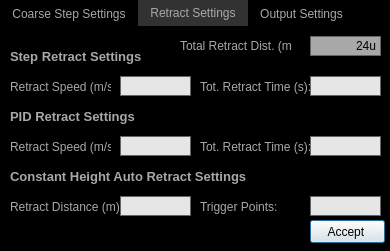
<?xml version="1.0" encoding="UTF-8"?>
<ui version="4.0">
 <class>Dialog</class>
 <widget class="QDialog" name="Dialog">
  <property name="geometry">
   <rect>
    <x>0</x>
    <y>0</y>
    <width>390</width>
    <height>251</height>
   </rect>
  </property>
  <property name="sizePolicy">
   <sizepolicy hsizetype="Fixed" vsizetype="Fixed">
    <horstretch>0</horstretch>
    <verstretch>0</verstretch>
   </sizepolicy>
  </property>
  <property name="minimumSize">
   <size>
    <width>390</width>
    <height>251</height>
   </size>
  </property>
  <property name="maximumSize">
   <size>
    <width>390</width>
    <height>251</height>
   </size>
  </property>
  <property name="windowTitle">
   <string>General Approach Settings</string>
  </property>
  <property name="windowIcon">
   <iconset resource="../Resources/nSOTScannerResources.qrc">
    <normaloff>:/nSOTScanner/Pictures/jj_schema.svg</normaloff>:/nSOTScanner/Pictures/jj_schema.svg</iconset>
  </property>
  <property name="styleSheet">
   <string notr="true">#Dialog{background-color: rgb(0,0,0);}

QLabel{
color:rgb(168,168,168)
}

QLineEdit{
border: 1px solid rgb(100,100,100);
background-color:rgb(230,230,230);
}
</string>
  </property>
  <widget class="QTabWidget" name="tabWidget">
   <property name="geometry">
    <rect>
     <x>0</x>
     <y>0</y>
     <width>391</width>
     <height>231</height>
    </rect>
   </property>
   <property name="styleSheet">
    <string notr="true">QTabWidget::pane { border: 0; }
QTabBar::tab{background: black;
color: rgb(168,168,168);
}
QTabBar::tab:selected {background: rgb(50,50,50);}</string>
   </property>
   <property name="currentIndex">
    <number>1</number>
   </property>
   <widget class="QWidget" name="tab">
    <property name="styleSheet">
     <string notr="true">#tab{
background: black
}</string>
    </property>
    <attribute name="title">
     <string>Coarse Step Settings</string>
    </attribute>
    <widget class="QLineEdit" name="lineEdit_JPE_Steps">
     <property name="geometry">
      <rect>
       <x>100</x>
       <y>50</y>
       <width>71</width>
       <height>20</height>
      </rect>
     </property>
     <property name="text">
      <string/>
     </property>
     <property name="alignment">
      <set>Qt::AlignRight|Qt::AlignTrailing|Qt::AlignVCenter</set>
     </property>
    </widget>
    <widget class="QLabel" name="label_10">
     <property name="geometry">
      <rect>
       <x>110</x>
       <y>110</y>
       <width>111</width>
       <height>22</height>
      </rect>
     </property>
     <property name="text">
      <string>Frequency (Hz):</string>
     </property>
    </widget>
    <widget class="QLabel" name="label_11">
     <property name="geometry">
      <rect>
       <x>10</x>
       <y>50</y>
       <width>111</width>
       <height>22</height>
      </rect>
     </property>
     <property name="text">
      <string>Num Steps:</string>
     </property>
    </widget>
    <widget class="QLabel" name="label_title_8">
     <property name="geometry">
      <rect>
       <x>130</x>
       <y>10</y>
       <width>141</width>
       <height>20</height>
      </rect>
     </property>
     <property name="font">
      <font>
       <pointsize>10</pointsize>
       <weight>75</weight>
       <bold>true</bold>
      </font>
     </property>
     <property name="styleSheet">
      <string notr="true">#label_title{
color:rgb(168,168,168)
}</string>
     </property>
     <property name="text">
      <string>JPE Step Settings</string>
     </property>
     <property name="alignment">
      <set>Qt::AlignLeading|Qt::AlignLeft|Qt::AlignVCenter</set>
     </property>
    </widget>
    <widget class="QLineEdit" name="lineEdit_JPE_Size">
     <property name="geometry">
      <rect>
       <x>295</x>
       <y>50</y>
       <width>71</width>
       <height>20</height>
      </rect>
     </property>
     <property name="text">
      <string/>
     </property>
     <property name="alignment">
      <set>Qt::AlignRight|Qt::AlignTrailing|Qt::AlignVCenter</set>
     </property>
    </widget>
    <widget class="QLabel" name="label_12">
     <property name="geometry">
      <rect>
       <x>200</x>
       <y>50</y>
       <width>81</width>
       <height>22</height>
      </rect>
     </property>
     <property name="text">
      <string>Rel. Step Size:</string>
     </property>
    </widget>
    <widget class="QLineEdit" name="lineEdit_JPE_Freq">
     <property name="geometry">
      <rect>
       <x>200</x>
       <y>110</y>
       <width>71</width>
       <height>20</height>
      </rect>
     </property>
     <property name="text">
      <string/>
     </property>
     <property name="alignment">
      <set>Qt::AlignRight|Qt::AlignTrailing|Qt::AlignVCenter</set>
     </property>
    </widget>
    <widget class="QLabel" name="label_13">
     <property name="geometry">
      <rect>
       <x>10</x>
       <y>150</y>
       <width>361</width>
       <height>31</height>
      </rect>
     </property>
     <property name="text">
      <string>Note: Additional settings (including temperature and tip height) must be set through the JPE Manual Control module</string>
     </property>
     <property name="wordWrap">
      <bool>true</bool>
     </property>
    </widget>
   </widget>
   <widget class="QWidget" name="tab_2">
    <property name="styleSheet">
     <string notr="true">#tab_2{background: black}</string>
    </property>
    <attribute name="title">
     <string>Retract Settings</string>
    </attribute>
    <widget class="QLineEdit" name="lineEdit_Step_Retract_Speed">
     <property name="geometry">
      <rect>
       <x>120</x>
       <y>50</y>
       <width>71</width>
       <height>20</height>
      </rect>
     </property>
     <property name="text">
      <string/>
     </property>
     <property name="alignment">
      <set>Qt::AlignRight|Qt::AlignTrailing|Qt::AlignVCenter</set>
     </property>
    </widget>
    <widget class="QLabel" name="label_23">
     <property name="geometry">
      <rect>
       <x>10</x>
       <y>50</y>
       <width>101</width>
       <height>22</height>
      </rect>
     </property>
     <property name="text">
      <string>Retract Speed (m/s):</string>
     </property>
    </widget>
    <widget class="QLineEdit" name="lineEdit_PID_Retract_Time">
     <property name="geometry">
      <rect>
       <x>310</x>
       <y>110</y>
       <width>71</width>
       <height>20</height>
      </rect>
     </property>
     <property name="text">
      <string/>
     </property>
     <property name="alignment">
      <set>Qt::AlignRight|Qt::AlignTrailing|Qt::AlignVCenter</set>
     </property>
    </widget>
    <widget class="QLabel" name="label_25">
     <property name="geometry">
      <rect>
       <x>10</x>
       <y>110</y>
       <width>101</width>
       <height>22</height>
      </rect>
     </property>
     <property name="text">
      <string>Retract Speed (m/s):</string>
     </property>
    </widget>
    <widget class="QLineEdit" name="lineEdit_PID_Retract_Speed">
     <property name="geometry">
      <rect>
       <x>120</x>
       <y>110</y>
       <width>71</width>
       <height>20</height>
      </rect>
     </property>
     <property name="text">
      <string/>
     </property>
     <property name="alignment">
      <set>Qt::AlignRight|Qt::AlignTrailing|Qt::AlignVCenter</set>
     </property>
    </widget>
    <widget class="QLabel" name="label_title_7">
     <property name="geometry">
      <rect>
       <x>10</x>
       <y>80</y>
       <width>311</width>
       <height>20</height>
      </rect>
     </property>
     <property name="font">
      <font>
       <pointsize>10</pointsize>
       <weight>75</weight>
       <bold>true</bold>
      </font>
     </property>
     <property name="styleSheet">
      <string notr="true">#label_title{
color:rgb(168,168,168)
}</string>
     </property>
     <property name="text">
      <string>PID Retract Settings</string>
     </property>
     <property name="alignment">
      <set>Qt::AlignLeading|Qt::AlignLeft|Qt::AlignVCenter</set>
     </property>
    </widget>
    <widget class="QLabel" name="label_8">
     <property name="geometry">
      <rect>
       <x>180</x>
       <y>10</y>
       <width>111</width>
       <height>20</height>
      </rect>
     </property>
     <property name="text">
      <string>Total Retract Dist. (m):</string>
     </property>
    </widget>
    <widget class="QLineEdit" name="lineEdit_Atto_Retract_Distance">
     <property name="geometry">
      <rect>
       <x>310</x>
       <y>10</y>
       <width>71</width>
       <height>20</height>
      </rect>
     </property>
     <property name="styleSheet">
      <string notr="true">#lineEdit_Atto_Retract_Distance{
background: rgb(168,168,168);
}</string>
     </property>
     <property name="text">
      <string>24u</string>
     </property>
     <property name="alignment">
      <set>Qt::AlignRight|Qt::AlignTrailing|Qt::AlignVCenter</set>
     </property>
     <property name="readOnly">
      <bool>true</bool>
     </property>
    </widget>
    <widget class="QLabel" name="label_26">
     <property name="geometry">
      <rect>
       <x>200</x>
       <y>110</y>
       <width>121</width>
       <height>22</height>
      </rect>
     </property>
     <property name="text">
      <string>Tot. Retract Time (s):</string>
     </property>
    </widget>
    <widget class="QLabel" name="label_title_11">
     <property name="geometry">
      <rect>
       <x>10</x>
       <y>20</y>
       <width>311</width>
       <height>20</height>
      </rect>
     </property>
     <property name="font">
      <font>
       <pointsize>10</pointsize>
       <weight>75</weight>
       <bold>true</bold>
      </font>
     </property>
     <property name="styleSheet">
      <string notr="true">#label_title{
color:rgb(168,168,168)
}</string>
     </property>
     <property name="text">
      <string>Step Retract Settings</string>
     </property>
     <property name="alignment">
      <set>Qt::AlignLeading|Qt::AlignLeft|Qt::AlignVCenter</set>
     </property>
    </widget>
    <widget class="QLineEdit" name="lineEdit_Step_Retract_Time">
     <property name="geometry">
      <rect>
       <x>310</x>
       <y>50</y>
       <width>71</width>
       <height>20</height>
      </rect>
     </property>
     <property name="text">
      <string/>
     </property>
     <property name="alignment">
      <set>Qt::AlignRight|Qt::AlignTrailing|Qt::AlignVCenter</set>
     </property>
    </widget>
    <widget class="QLabel" name="label_28">
     <property name="geometry">
      <rect>
       <x>200</x>
       <y>50</y>
       <width>121</width>
       <height>22</height>
      </rect>
     </property>
     <property name="text">
      <string>Tot. Retract Time (s):</string>
     </property>
    </widget>
    <widget class="QLabel" name="label_24">
     <property name="geometry">
      <rect>
       <x>10</x>
       <y>170</y>
       <width>111</width>
       <height>22</height>
      </rect>
     </property>
     <property name="text">
      <string>Retract Distance (m):</string>
     </property>
    </widget>
    <widget class="QLineEdit" name="lineEdit_AutoRetractDist">
     <property name="geometry">
      <rect>
       <x>120</x>
       <y>170</y>
       <width>71</width>
       <height>20</height>
      </rect>
     </property>
     <property name="text">
      <string/>
     </property>
     <property name="alignment">
      <set>Qt::AlignRight|Qt::AlignTrailing|Qt::AlignVCenter</set>
     </property>
    </widget>
    <widget class="QLabel" name="label_title_13">
     <property name="geometry">
      <rect>
       <x>10</x>
       <y>140</y>
       <width>311</width>
       <height>20</height>
      </rect>
     </property>
     <property name="font">
      <font>
       <pointsize>10</pointsize>
       <weight>75</weight>
       <bold>true</bold>
      </font>
     </property>
     <property name="styleSheet">
      <string notr="true">#label_title{
color:rgb(168,168,168)
}</string>
     </property>
     <property name="text">
      <string>Constant Height Auto Retract Settings</string>
     </property>
     <property name="alignment">
      <set>Qt::AlignLeading|Qt::AlignLeft|Qt::AlignVCenter</set>
     </property>
    </widget>
    <widget class="QLineEdit" name="lineEdit_AutoRetractPoints">
     <property name="geometry">
      <rect>
       <x>310</x>
       <y>170</y>
       <width>71</width>
       <height>20</height>
      </rect>
     </property>
     <property name="text">
      <string/>
     </property>
     <property name="alignment">
      <set>Qt::AlignRight|Qt::AlignTrailing|Qt::AlignVCenter</set>
     </property>
    </widget>
    <widget class="QLabel" name="label_29">
     <property name="geometry">
      <rect>
       <x>200</x>
       <y>170</y>
       <width>111</width>
       <height>22</height>
      </rect>
     </property>
     <property name="text">
      <string>Trigger Points:</string>
     </property>
    </widget>
   </widget>
   <widget class="QWidget" name="tab_3">
    <property name="styleSheet">
     <string notr="true">#tab_3{
background: black
}</string>
    </property>
    <attribute name="title">
     <string>Output Settings</string>
    </attribute>
    <widget class="QLabel" name="label_9">
     <property name="geometry">
      <rect>
       <x>10</x>
       <y>140</y>
       <width>81</width>
       <height>22</height>
      </rect>
     </property>
     <property name="text">
      <string>Toggle out:</string>
     </property>
    </widget>
    <widget class="QComboBox" name="comboBox_Sumboard_Toggle">
     <property name="geometry">
      <rect>
       <x>90</x>
       <y>140</y>
       <width>81</width>
       <height>22</height>
      </rect>
     </property>
     <property name="currentIndex">
      <number>0</number>
     </property>
     <item>
      <property name="text">
       <string>DC Box 1</string>
      </property>
     </item>
     <item>
      <property name="text">
       <string>DC Box 2</string>
      </property>
     </item>
     <item>
      <property name="text">
       <string>DC Box 3</string>
      </property>
     </item>
     <item>
      <property name="text">
       <string>DC Box 4</string>
      </property>
     </item>
     <item>
      <property name="text">
       <string>DC Box 5</string>
      </property>
     </item>
     <item>
      <property name="text">
       <string>DC Box 6</string>
      </property>
     </item>
     <item>
      <property name="text">
       <string>DC Box 7</string>
      </property>
     </item>
     <item>
      <property name="text">
       <string>DC Box 8</string>
      </property>
     </item>
    </widget>
    <widget class="QLabel" name="label_title_9">
     <property name="geometry">
      <rect>
       <x>10</x>
       <y>110</y>
       <width>181</width>
       <height>20</height>
      </rect>
     </property>
     <property name="font">
      <font>
       <pointsize>10</pointsize>
       <weight>75</weight>
       <bold>true</bold>
      </font>
     </property>
     <property name="styleSheet">
      <string notr="true">#label_title{
color:rgb(168,168,168)
}</string>
     </property>
     <property name="text">
      <string>Summing Board Toggle</string>
     </property>
     <property name="alignment">
      <set>Qt::AlignLeading|Qt::AlignLeft|Qt::AlignVCenter</set>
     </property>
    </widget>
    <widget class="QComboBox" name="comboBox_PID_Out">
     <property name="geometry">
      <rect>
       <x>90</x>
       <y>60</y>
       <width>81</width>
       <height>22</height>
      </rect>
     </property>
     <property name="currentIndex">
      <number>0</number>
     </property>
     <item>
      <property name="text">
       <string>Aux Out 1</string>
      </property>
     </item>
     <item>
      <property name="text">
       <string>Aux Out 2</string>
      </property>
     </item>
     <item>
      <property name="text">
       <string>Aux Out 3</string>
      </property>
     </item>
    </widget>
    <widget class="QLabel" name="label_27">
     <property name="geometry">
      <rect>
       <x>10</x>
       <y>60</y>
       <width>81</width>
       <height>22</height>
      </rect>
     </property>
     <property name="text">
      <string>Z  Out:</string>
     </property>
    </widget>
    <widget class="QLabel" name="label_title_10">
     <property name="geometry">
      <rect>
       <x>10</x>
       <y>30</y>
       <width>311</width>
       <height>20</height>
      </rect>
     </property>
     <property name="font">
      <font>
       <pointsize>10</pointsize>
       <weight>75</weight>
       <bold>true</bold>
      </font>
     </property>
     <property name="styleSheet">
      <string notr="true">#label_title{
color:rgb(168,168,168)
}</string>
     </property>
     <property name="text">
      <string>PID Output Settings</string>
     </property>
     <property name="alignment">
      <set>Qt::AlignLeading|Qt::AlignLeft|Qt::AlignVCenter</set>
     </property>
    </widget>
    <widget class="QLabel" name="label_7">
     <property name="geometry">
      <rect>
       <x>210</x>
       <y>60</y>
       <width>81</width>
       <height>22</height>
      </rect>
     </property>
     <property name="text">
      <string>Z  Out:</string>
     </property>
    </widget>
    <widget class="QComboBox" name="comboBox_Step_Out">
     <property name="geometry">
      <rect>
       <x>290</x>
       <y>60</y>
       <width>81</width>
       <height>22</height>
      </rect>
     </property>
     <property name="currentIndex">
      <number>0</number>
     </property>
     <item>
      <property name="text">
       <string>DAC 1</string>
      </property>
     </item>
     <item>
      <property name="text">
       <string>DAC 2</string>
      </property>
     </item>
     <item>
      <property name="text">
       <string>DAC 3</string>
      </property>
     </item>
     <item>
      <property name="text">
       <string>DAC 4</string>
      </property>
     </item>
    </widget>
    <widget class="QLabel" name="label_title_12">
     <property name="geometry">
      <rect>
       <x>210</x>
       <y>30</y>
       <width>311</width>
       <height>20</height>
      </rect>
     </property>
     <property name="font">
      <font>
       <pointsize>10</pointsize>
       <weight>75</weight>
       <bold>true</bold>
      </font>
     </property>
     <property name="styleSheet">
      <string notr="true">#label_title{
color:rgb(168,168,168)
}</string>
     </property>
     <property name="text">
      <string>Step Output Settings</string>
     </property>
     <property name="alignment">
      <set>Qt::AlignLeading|Qt::AlignLeft|Qt::AlignVCenter</set>
     </property>
    </widget>
    <widget class="QLabel" name="label_18">
     <property name="geometry">
      <rect>
       <x>210</x>
       <y>140</y>
       <width>81</width>
       <height>22</height>
      </rect>
     </property>
     <property name="text">
      <string>Blink out:</string>
     </property>
    </widget>
    <widget class="QLabel" name="label_title_14">
     <property name="geometry">
      <rect>
       <x>210</x>
       <y>110</y>
       <width>181</width>
       <height>20</height>
      </rect>
     </property>
     <property name="font">
      <font>
       <pointsize>10</pointsize>
       <weight>75</weight>
       <bold>true</bold>
      </font>
     </property>
     <property name="styleSheet">
      <string notr="true">#label_title{
color:rgb(168,168,168)
}</string>
     </property>
     <property name="text">
      <string>Blink Output Setting</string>
     </property>
     <property name="alignment">
      <set>Qt::AlignLeading|Qt::AlignLeft|Qt::AlignVCenter</set>
     </property>
    </widget>
    <widget class="QComboBox" name="comboBox_Blink">
     <property name="geometry">
      <rect>
       <x>290</x>
       <y>140</y>
       <width>81</width>
       <height>22</height>
      </rect>
     </property>
     <property name="currentIndex">
      <number>1</number>
     </property>
     <item>
      <property name="text">
       <string>DC Box 1</string>
      </property>
     </item>
     <item>
      <property name="text">
       <string>DC Box 2</string>
      </property>
     </item>
     <item>
      <property name="text">
       <string>DC Box 3</string>
      </property>
     </item>
     <item>
      <property name="text">
       <string>DC Box 4</string>
      </property>
     </item>
     <item>
      <property name="text">
       <string>DC Box 5</string>
      </property>
     </item>
     <item>
      <property name="text">
       <string>DC Box 6</string>
      </property>
     </item>
     <item>
      <property name="text">
       <string>DC Box 7</string>
      </property>
     </item>
     <item>
      <property name="text">
       <string>DC Box 8</string>
      </property>
     </item>
    </widget>
   </widget>
  </widget>
  <widget class="QPushButton" name="pushButton">
   <property name="geometry">
    <rect>
     <x>310</x>
     <y>220</y>
     <width>75</width>
     <height>23</height>
    </rect>
   </property>
   <property name="text">
    <string>Accept </string>
   </property>
  </widget>
 </widget>
 <tabstops>
  <tabstop>lineEdit_Step_Retract_Time</tabstop>
  <tabstop>lineEdit_PID_Retract_Speed</tabstop>
  <tabstop>lineEdit_PID_Retract_Time</tabstop>
  <tabstop>pushButton</tabstop>
  <tabstop>tabWidget</tabstop>
  <tabstop>comboBox_PID_Out</tabstop>
  <tabstop>comboBox_Step_Out</tabstop>
  <tabstop>comboBox_Sumboard_Toggle</tabstop>
  <tabstop>lineEdit_JPE_Steps</tabstop>
  <tabstop>lineEdit_JPE_Size</tabstop>
  <tabstop>lineEdit_JPE_Freq</tabstop>
  <tabstop>lineEdit_Atto_Retract_Distance</tabstop>
  <tabstop>lineEdit_Step_Retract_Speed</tabstop>
 </tabstops>
 <resources>
  <include location="../Resources/nSOTScannerResources.qrc"/>
 </resources>
 <connections/>
</ui>
